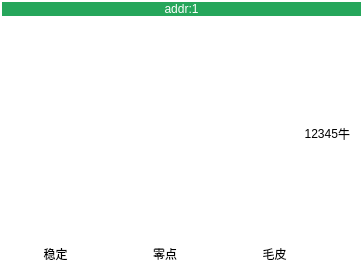
<?xml version="1.0" encoding="UTF-8"?>
<ui version="4.0">
 <class>ScanWidget</class>
 <widget class="QWidget" name="ScanWidget">
  <property name="geometry">
   <rect>
    <x>0</x>
    <y>0</y>
    <width>363</width>
    <height>271</height>
   </rect>
  </property>
  <property name="contextMenuPolicy">
   <enum>Qt::CustomContextMenu</enum>
  </property>
  <property name="windowTitle">
   <string>Form</string>
  </property>
  <property name="styleSheet">
   <string notr="true">font: 12pt &quot;微软雅黑&quot;;
background-color: rgb(255, 255, 255);</string>
  </property>
  <layout class="QVBoxLayout" name="verticalLayout" stretch="1,0,3,1">
   <property name="spacing">
    <number>0</number>
   </property>
   <property name="leftMargin">
    <number>1</number>
   </property>
   <property name="topMargin">
    <number>1</number>
   </property>
   <property name="rightMargin">
    <number>1</number>
   </property>
   <property name="bottomMargin">
    <number>1</number>
   </property>
   <item>
    <widget class="QLabel" name="lbl_addr">
     <property name="sizePolicy">
      <sizepolicy hsizetype="Preferred" vsizetype="Fixed">
       <horstretch>0</horstretch>
       <verstretch>0</verstretch>
      </sizepolicy>
     </property>
     <property name="styleSheet">
      <string notr="true">background-color: #26A65B;
color: rgb(255, 255, 255);</string>
     </property>
     <property name="frameShape">
      <enum>QFrame::Box</enum>
     </property>
     <property name="frameShadow">
      <enum>QFrame::Plain</enum>
     </property>
     <property name="text">
      <string>addr:1</string>
     </property>
     <property name="alignment">
      <set>Qt::AlignCenter</set>
     </property>
    </widget>
   </item>
   <item>
    <widget class="QLabel" name="lbl_still_time">
     <property name="text">
      <string/>
     </property>
     <property name="alignment">
      <set>Qt::AlignRight|Qt::AlignTrailing|Qt::AlignVCenter</set>
     </property>
    </widget>
   </item>
   <item>
    <layout class="QHBoxLayout" name="horizontalLayout_2">
     <property name="rightMargin">
      <number>0</number>
     </property>
     <item>
      <widget class="QLabel" name="lbl_weight">
       <property name="sizePolicy">
        <sizepolicy hsizetype="Expanding" vsizetype="Expanding">
         <horstretch>0</horstretch>
         <verstretch>0</verstretch>
        </sizepolicy>
       </property>
       <property name="styleSheet">
        <string notr="true">font: 75 16pt &quot;微软雅黑&quot;;</string>
       </property>
       <property name="frameShape">
        <enum>QFrame::NoFrame</enum>
       </property>
       <property name="frameShadow">
        <enum>QFrame::Plain</enum>
       </property>
       <property name="text">
        <string>12345</string>
       </property>
       <property name="alignment">
        <set>Qt::AlignRight|Qt::AlignTrailing|Qt::AlignVCenter</set>
       </property>
      </widget>
     </item>
     <item>
      <widget class="QLabel" name="lbl_unit">
       <property name="sizePolicy">
        <sizepolicy hsizetype="Preferred" vsizetype="Expanding">
         <horstretch>0</horstretch>
         <verstretch>0</verstretch>
        </sizepolicy>
       </property>
       <property name="minimumSize">
        <size>
         <width>24</width>
         <height>0</height>
        </size>
       </property>
       <property name="styleSheet">
        <string notr="true"/>
       </property>
       <property name="text">
        <string>牛</string>
       </property>
       <property name="margin">
        <number>5</number>
       </property>
      </widget>
     </item>
    </layout>
   </item>
   <item>
    <layout class="QHBoxLayout" name="horizontalLayout">
     <item>
      <widget class="QLabel" name="lbl_still">
       <property name="styleSheet">
        <string notr="true"/>
       </property>
       <property name="text">
        <string>稳定</string>
       </property>
       <property name="alignment">
        <set>Qt::AlignCenter</set>
       </property>
      </widget>
     </item>
     <item>
      <widget class="QLabel" name="lbl_zero">
       <property name="styleSheet">
        <string notr="true"/>
       </property>
       <property name="text">
        <string>零点</string>
       </property>
       <property name="alignment">
        <set>Qt::AlignCenter</set>
       </property>
      </widget>
     </item>
     <item>
      <widget class="QLabel" name="lbl_ng">
       <property name="frameShape">
        <enum>QFrame::NoFrame</enum>
       </property>
       <property name="text">
        <string>毛皮</string>
       </property>
       <property name="alignment">
        <set>Qt::AlignCenter</set>
       </property>
      </widget>
     </item>
     <item>
      <widget class="QToolButton" name="btnZero">
       <property name="styleSheet">
        <string notr="true">border:0px;</string>
       </property>
       <property name="text">
        <string/>
       </property>
       <property name="icon">
        <iconset resource="image.qrc">
         <normaloff>:/images/zero.png</normaloff>:/images/zero.png</iconset>
       </property>
       <property name="iconSize">
        <size>
         <width>30</width>
         <height>30</height>
        </size>
       </property>
       <property name="toolButtonStyle">
        <enum>Qt::ToolButtonIconOnly</enum>
       </property>
      </widget>
     </item>
    </layout>
   </item>
  </layout>
 </widget>
 <resources>
  <include location="image.qrc"/>
 </resources>
 <connections/>
</ui>
